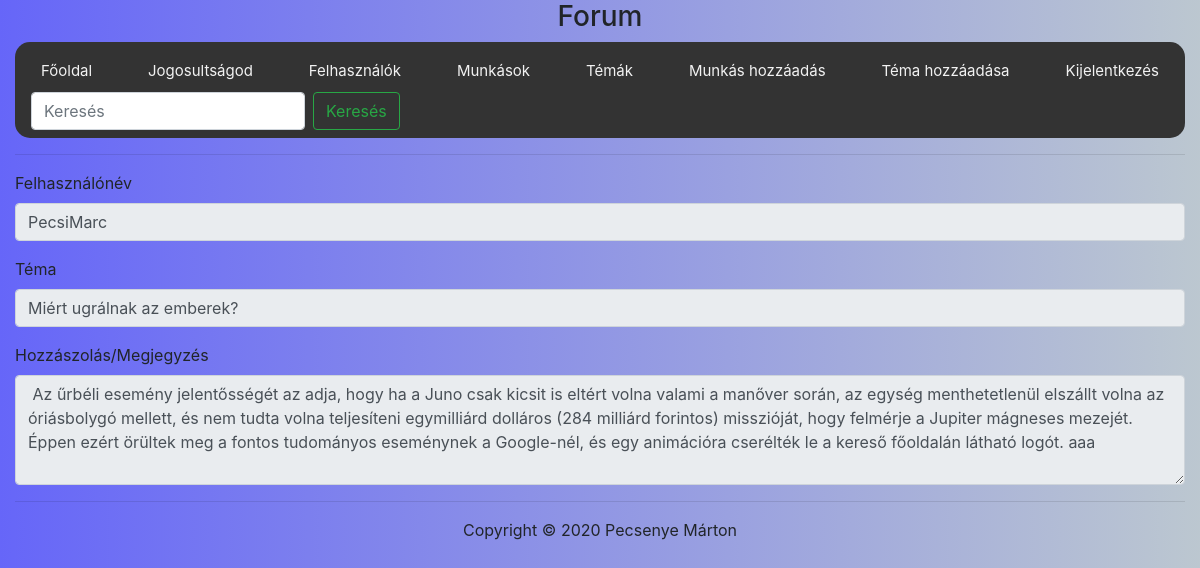
The app's page /index.php?P=forum_theme&f=1 (signed in) with its own data.
### tables this page shows
CREATE TABLE IF NOT EXISTS `forum` (
  `id` int(11) NOT NULL AUTO_INCREMENT,
  `nickname` varchar(64) NOT NULL,
  `theme` varchar(64) NOT NULL,
  `comment` varchar(2500) NOT NULL,
  PRIMARY KEY (`id`)
);

### protected/database.php (called while the page is built, shortened)
<?php
function getConnection() {
	$connection = new PDO(DB_TYPE.':host='.DB_HOST.';dbname='.DB_NAME.';',DB_USER, DB_PASS);
	$connection->exec("SET NAMES '".DB_CHARSET."'");
	return $connection;
}
function getRecord($queryString, $queryParams = []) {
	$connection = getConnection();
	$statement = $connection->prepare($queryString);
	$success = $statement->execute($queryParams);
	$result = $success ? $statement->fetch(PDO::FETCH_ASSOC) : [];
	return $result;
}
?>

### protected/felulet/forum_theme.php (the view, shortened to what this page needs)
<?php
if(!array_key_exists('f', $_GET) || empty($_GET['f'])) :
	header('Location: index.php');
else:
	$query = "SELECT id,nickname,theme,comment FROM forum WHERE id = :id";
	$params = [':id' => $_GET['f']];
	$forum = getRecord($query, $params);
	if(empty($forum)) :
		header('Location: index.php');
	else : ?>
<form>
<div class="form-group">
    <label for="forumnickname">Felhasználónév </label><br/>
    <input type="text" class="form-control" id="forumnickname" name="nickname" value="<?=$forum['nickname']?>" readonly>
  </div>
  <div class="form-group">
    <label for="forumtheme">Téma </label><br/>
    <input type="text" class="form-control" id="forumtheme" name="theme"  value="<?=$forum['theme'] ?>" readonly>
  </div>
  <div class="form-group">
    <label for="forum">Hozzászolás/Megjegyzés </label><br/>
   	<textarea class="form-control" id="forumcomment"  rows="4" readonly><?=$forum['comment'] ?></textarea>
  </div>
</form>
	<?php endif;
endif;?>

### public/style.css (style rules this page uses)
body { background-image: linear-gradient(to left, rgba(143, 162, 177, 0.6), rgba(0, 0, 244, 0.6)); }

### records on screen
forum: nickname "PecsiMarc", theme "Miért ugrálnak az emberek?", comment "Az űrbéli esemény jelentősségét az adja, hogy ha a Juno csak kicsit is eltért volna valami a manőver során, az egység menthetetlenül elszállt volna az óriásbolygó mellett, és nem tudta volna teljesíteni egymilliárd dolláros (284 milliárd forintos) misszióját, hogy felmérje a Jupiter mágneses mezejét. Éppen ezért örültek meg a fontos tudományos eseménynek a Google-nél, és egy animációra cserélték le a kereső főoldalán látható logót. aaa"
